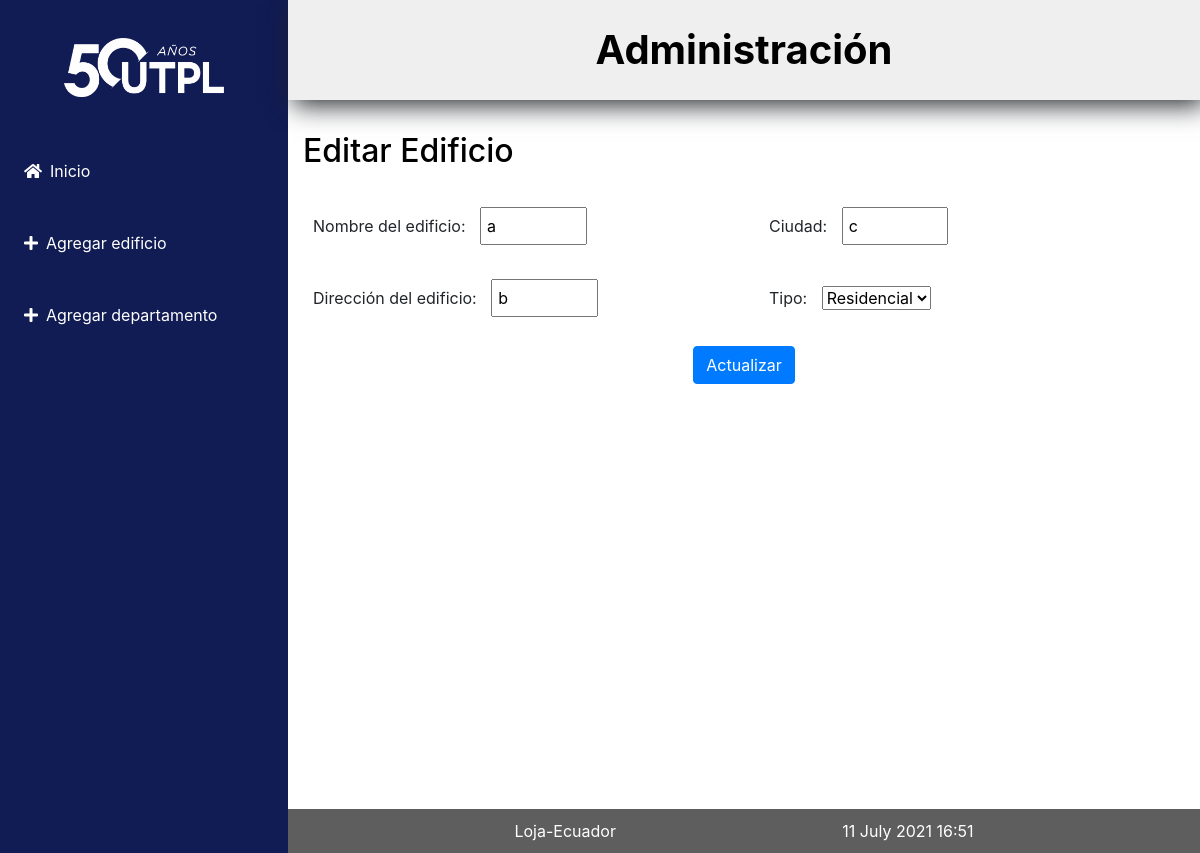
The page /editar_edificio/2 on the database its author committed.
### administrativo/models.py (models this page shows, shortened)
class Edificio(models.Model):
    opciones_edifico = (
        ('residencial', 'Residencial'),
        ('rural', 'Rural')
    )
    nombre = models.CharField(max_length=30)
    direccion = models.CharField(max_length=30)
    ciudad = models.CharField(max_length=30)
    tipo = models.CharField("Tipo Edificio",max_length=30, \
            choices=opciones_edifico)

### administrativo/views.py (the view)
# urls.py: path('editar_edificio/<int:id>', views.editar_edificio,
def editar_edificio(request, id):
    edificio = Edificio.objects.get(pk=id)
    if request.method=='POST':
        formulario = EdificioForm(request.POST, instance=edificio)
        print(formulario.errors)
        if formulario.is_valid():
            formulario.save()
            return redirect(index)
    else:
        formulario = EdificioForm(instance=edificio)
    diccionario = {'formulario': formulario}
    return render(request, 'editar_edificio.html', diccionario)

### administrativo/forms.py (shortened to what this page needs)
class EdificioForm(ModelForm):
    class Meta:
        model = Edificio
        fields = ['nombre', 'direccion', 'ciudad', 'tipo']
        labels = {
            'nombre': _('Ingrese nombre por favor'),
            'direccion': _('Ingrese direccion por favor'),
            'ciudad': _('Ingrese ciudad por favor'),
            'tipo': _('Ingrese tipo por favor'),
        }

### administrativo/templates/editar_edificio.html (shortened to what this page needs)
{% extends "master.html" %}
{% block content %}
<h2>Editar Edificio</h3>
<br>
<form action="" method="post">
  <div class="row">
      <div class="col-6">
        <div class="mb-3">
          <label for="nombre" class="form-label">Nombre del edificio: </label>
          {{ formulario.nombre }}
        </div>
        <div class="mb-3">
          <label for="direccion" class="form-label">Dirección del edificio: </label>
          {{ formulario.direccion }}
        </div>
      </div>
      <div class="col-6">
        <div class="mb-3">
          <label for="ciudad" class="form-label">Ciudad: </label>
          {{ formulario.ciudad }}
        </div>
        <div class="mb-3">
          <label for="tipo" class="form-label">Tipo: </label>
          {{ formulario.tipo }}
        </div>
      </div>
  </div>
  <div class="row">
      <div class="col-12">
        <p class="flex-center"><input class="btn btn-primary" type='submit' value='Actualizar'/></p>
      </div>
  </div>
</form>
{% endblock %}

### administrativo/static/css/estilos.css (style rules this page uses)
body { font-family: 'Open Sans', sans-serif; background: #FEFEFD; }
h1, h2, h3, h4, h5, h6 { font-weight: 400; margin: 10px 0; }
.titulo h1,h2 { color: #000; display: block; font-weight: bold; margin-block-start: 0.4em; margin-block-end: 0.4em; }
.flex-center { display: flex; justify-content: center; }
input[type=text], input[type=number] { width: 25%; padding: 5px 5px; box-sizing: border-box; }
label { padding: 12px 10px; }

### rows shown on the page
Edificio: nombre "a", direccion "b", ciudad "c", tipo "Residencial"
